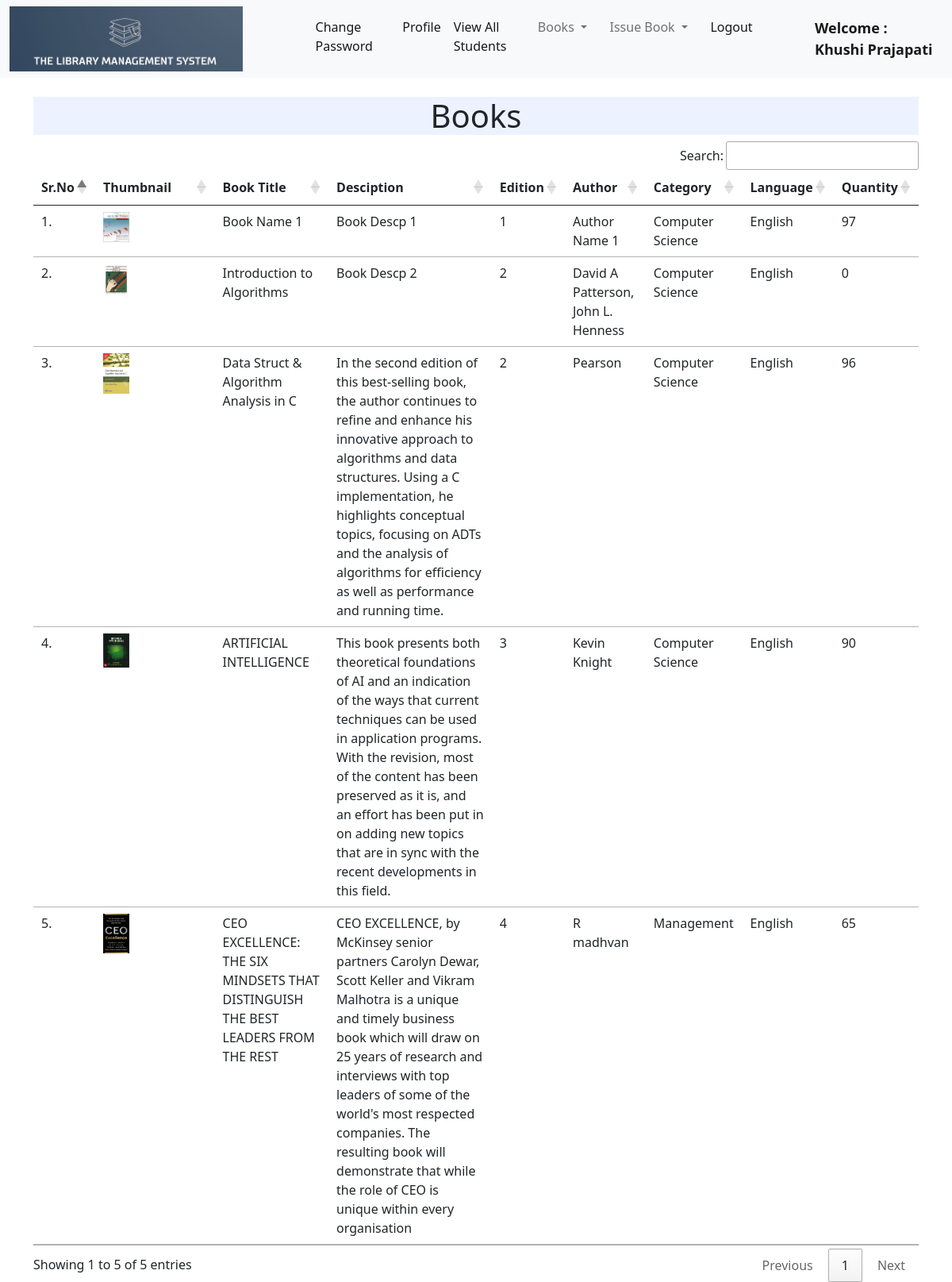
Before: /librarian/viewBooks (signed in) with the older database file.
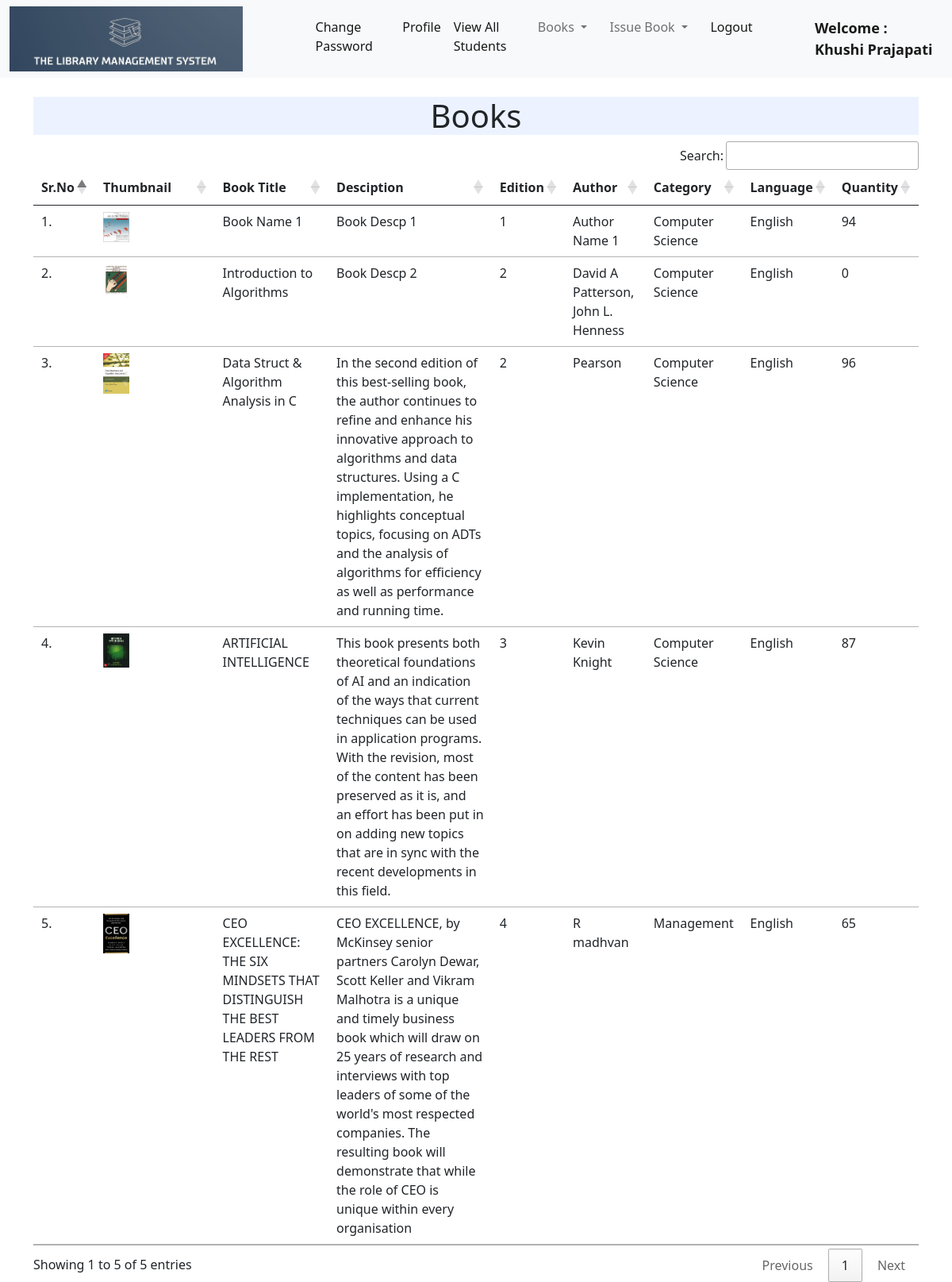
After: the same page with the newer database file.
### main/models.py (models this page shows)
class Book(models.Model):
    bookName = models.CharField(max_length=100)
    bookAuthor = models.CharField(max_length=35)
    bookDiscp = models.TextField(max_length=350)
    bookEdition = models.IntegerField()
    bookLang = models.CharField(max_length=35)
    bookCategory = models.CharField(max_length=35)
    bookQuantity = models.IntegerField()
    bookImage = models.ImageField(upload_to="",blank=True)
    isActive = models.BooleanField(default=True)
    def __str__(self):
        return str(self.id)+ " ["+str(self.bookName)+']'+ " ["+str(self.bookAuthor)+']'+ " ["+str(self.bookDiscp)+']'+ " ["+str(self.bookEdition)+']'+ " ["+str(self.bookLang)+']'+ " ["+str(self.bookCategory)+']'+ " ["+str(self.bookQuantity)+']'+ " ["+str(self.bookImage)+']'

### librarian/views.py (the view)
# urls.py: path('viewBooks',views.viewBooks),
@login_required(login_url = '/librarian/')
def viewBooks(request):
    books = Book.objects.all()
    print(books)
    return render(request,"libViewBooks.html",{'books':books})

### templates/libViewBooks.html (shortened to what this page needs)
{% extends 'libNavBar.html' %}
{% load static %}
{% block body %}
<div class="container mt-4">
    <h1 class="text-center" style=" background-color : #ECF2FF">Books</h1>
    <table class="table table-hover" id="example">
        <thead>
            <tr>
                <th>Sr.No</th>
                <th>Thumbnail</th>
                <th>Book Title</th>
                <th>Desciption</th>
                <th>Edition</th>
                <th>Author</th>
                <th>Category</th>
                <th>Language</th>
                <th>Quantity</th>
            </tr>
        </thead>
        <tbody>
            {% for book in books %}
            <tr>
                <td >{{forloop.counter}}.</td>
                <td><img src="{{book.bookImage.url}}" alt="" width="25%" height="25%"></td>
                <td >{{book.bookName}}</td>
                <td >{{book.bookDiscp}}</td>
                <td >{{book.bookEdition}}</td>
                <td>{{book.bookAuthor}}</td>
                <td>{{book.bookCategory}}</td>
                <td>{{book.bookLang}}</td>
                <td>{{book.bookQuantity}}</td>
            </tr>
            {% endfor %}
        </tbody>
    </table>
    </div>
{% endblock %}

Changed rows visible on the page:
changed Book "Book Name 1": bookQuantity "97" → "94"
changed Book "ARTIFICIAL INTELLIGENCE": bookQuantity "90" → "87"
